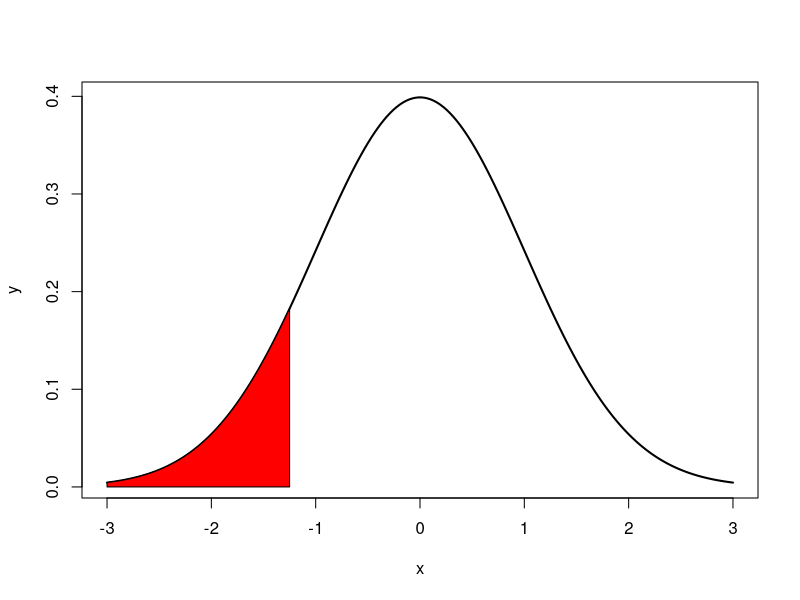
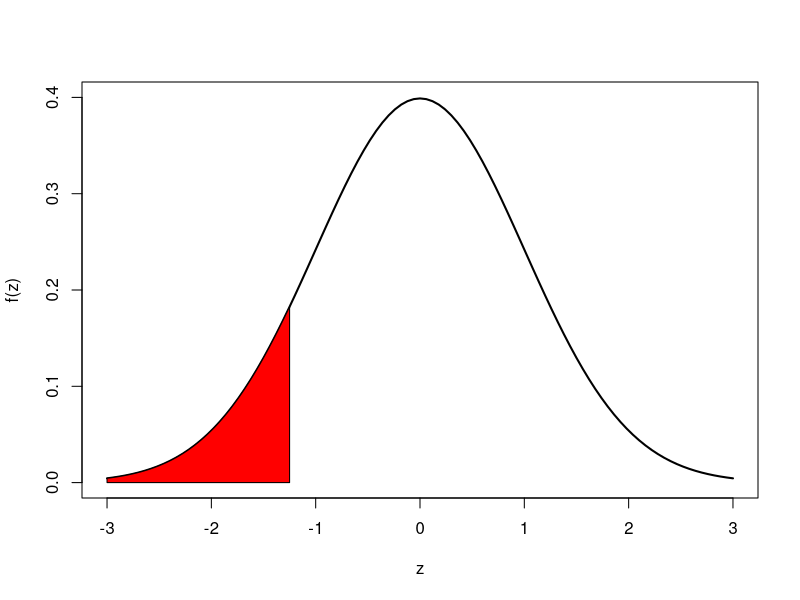

Recreate these plots in R, in order.
#Example 4.13.C, Page 154
#The answers may slightly vary due to rounding off of values

#P(Z<=-1.25)=P(Z>=1.25)
#Variable to store result(1-P(Z<=1.25))
a=1-pnorm(1.25,0,1)
print(paste("The standard normal probability is", a))

#To plot the standard normal distribution bell curve
x=seq(-3,3,length=200)
y=dnorm(x)
plot(x,y,type="l", lwd=2, col="black")
x=seq(-3,-1.25,length=200)
y=dnorm(x)
polygon(c(-3,x,-1.25),c(0,y,0),col="red")

#To plot the standard normal distribution bell curve
curve(dnorm, xlim = c(-3, 3), ylim = c(0, 0.4), xlab = "z", ylab="f(z)",lwd=2, col="black")
z = -1.25
pnorm(z)
x = c(-3, seq(-3, z, by=.001), z)
#plot(x)
y = c(0, dnorm(seq(-3, z, by=.001)), 0)
#plot(y)
polygon(x, y, col="red")